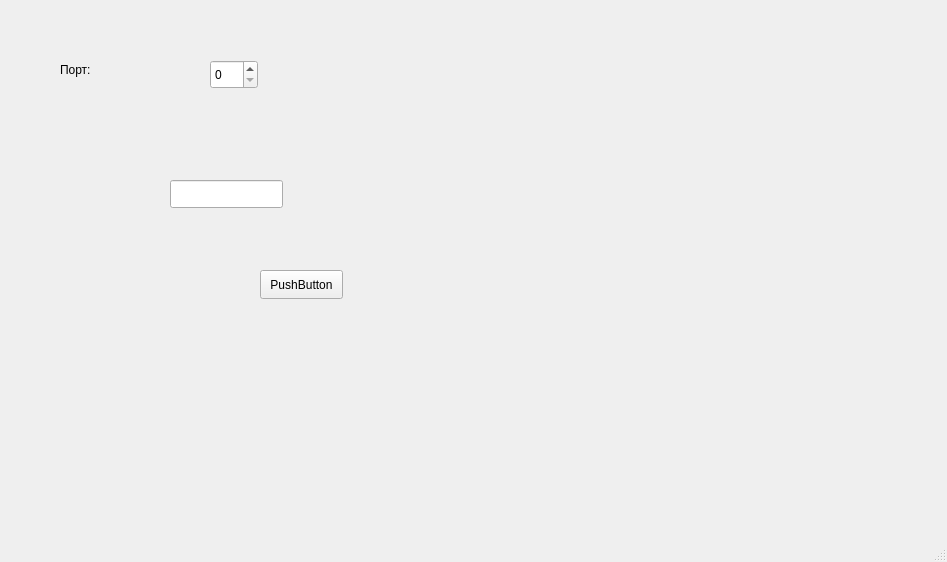
<?xml version="1.0" encoding="UTF-8"?>
<ui version="4.0">
 <class>MainWindow</class>
 <widget class="QMainWindow" name="MainWindow">
  <property name="geometry">
   <rect>
    <x>0</x>
    <y>0</y>
    <width>947</width>
    <height>562</height>
   </rect>
  </property>
  <property name="windowTitle">
   <string>MainWindow</string>
  </property>
  <widget class="QWidget" name="centralwidget">
   <widget class="QLabel" name="label">
    <property name="geometry">
     <rect>
      <x>60</x>
      <y>60</y>
      <width>63</width>
      <height>20</height>
     </rect>
    </property>
    <property name="text">
     <string>Порт:</string>
    </property>
   </widget>
   <widget class="QSpinBox" name="port">
    <property name="geometry">
     <rect>
      <x>210</x>
      <y>60</y>
      <width>48</width>
      <height>29</height>
     </rect>
    </property>
   </widget>
   <widget class="QLineEdit" name="msg">
    <property name="geometry">
     <rect>
      <x>170</x>
      <y>180</y>
      <width>113</width>
      <height>28</height>
     </rect>
    </property>
   </widget>
   <widget class="QPushButton" name="enter">
    <property name="geometry">
     <rect>
      <x>260</x>
      <y>270</y>
      <width>83</width>
      <height>29</height>
     </rect>
    </property>
    <property name="text">
     <string>PushButton</string>
    </property>
   </widget>
  </widget>
  <widget class="QMenuBar" name="menubar">
   <property name="geometry">
    <rect>
     <x>0</x>
     <y>0</y>
     <width>947</width>
     <height>25</height>
    </rect>
   </property>
  </widget>
  <widget class="QStatusBar" name="statusbar"/>
 </widget>
 <resources/>
 <connections/>
</ui>
